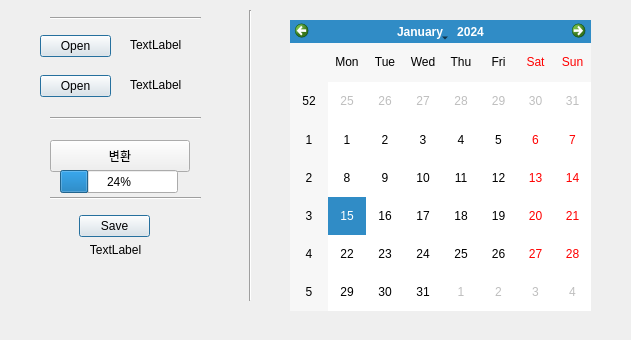
<?xml version="1.0" encoding="UTF-8"?>
<ui version="4.0">
 <class>Form</class>
 <widget class="QWidget" name="Form">
  <property name="geometry">
   <rect>
    <x>0</x>
    <y>0</y>
    <width>631</width>
    <height>340</height>
   </rect>
  </property>
  <property name="windowTitle">
   <string>Form</string>
  </property>
  <widget class="QDialogButtonBox" name="ImWeb_file_btn">
   <property name="geometry">
    <rect>
     <x>40</x>
     <y>30</y>
     <width>71</width>
     <height>32</height>
    </rect>
   </property>
   <property name="standardButtons">
    <set>QDialogButtonBox::Open</set>
   </property>
  </widget>
  <widget class="QLabel" name="ImWeb_file">
   <property name="geometry">
    <rect>
     <x>130</x>
     <y>35</y>
     <width>211</width>
     <height>20</height>
    </rect>
   </property>
   <property name="text">
    <string>TextLabel</string>
   </property>
  </widget>
  <widget class="QLabel" name="Naver_file">
   <property name="geometry">
    <rect>
     <x>130</x>
     <y>75</y>
     <width>211</width>
     <height>20</height>
    </rect>
   </property>
   <property name="text">
    <string>TextLabel</string>
   </property>
  </widget>
  <widget class="QDialogButtonBox" name="Naver_file_btn">
   <property name="geometry">
    <rect>
     <x>40</x>
     <y>70</y>
     <width>71</width>
     <height>32</height>
    </rect>
   </property>
   <property name="standardButtons">
    <set>QDialogButtonBox::Open</set>
   </property>
  </widget>
  <widget class="QPushButton" name="Format_func_btn">
   <property name="geometry">
    <rect>
     <x>50</x>
     <y>140</y>
     <width>140</width>
     <height>32</height>
    </rect>
   </property>
   <property name="text">
    <string>변환</string>
   </property>
  </widget>
  <widget class="QDialogButtonBox" name="Save_to_btn">
   <property name="geometry">
    <rect>
     <x>79</x>
     <y>210</y>
     <width>71</width>
     <height>32</height>
    </rect>
   </property>
   <property name="standardButtons">
    <set>QDialogButtonBox::Save</set>
   </property>
  </widget>
  <widget class="Line" name="line">
   <property name="geometry">
    <rect>
     <x>50</x>
     <y>10</y>
     <width>151</width>
     <height>16</height>
    </rect>
   </property>
   <property name="orientation">
    <enum>Qt::Horizontal</enum>
   </property>
  </widget>
  <widget class="Line" name="line_2">
   <property name="geometry">
    <rect>
     <x>50</x>
     <y>110</y>
     <width>151</width>
     <height>16</height>
    </rect>
   </property>
   <property name="orientation">
    <enum>Qt::Horizontal</enum>
   </property>
  </widget>
  <widget class="Line" name="line_3">
   <property name="geometry">
    <rect>
     <x>50</x>
     <y>190</y>
     <width>151</width>
     <height>16</height>
    </rect>
   </property>
   <property name="orientation">
    <enum>Qt::Horizontal</enum>
   </property>
  </widget>
  <widget class="Line" name="line_4">
   <property name="geometry">
    <rect>
     <x>240</x>
     <y>10</y>
     <width>20</width>
     <height>291</height>
    </rect>
   </property>
   <property name="orientation">
    <enum>Qt::Vertical</enum>
   </property>
  </widget>
  <widget class="QCalendarWidget" name="calendarWidget">
   <property name="geometry">
    <rect>
     <x>290</x>
     <y>20</y>
     <width>301</width>
     <height>291</height>
    </rect>
   </property>
  </widget>
  <widget class="QLabel" name="Save_path">
   <property name="geometry">
    <rect>
     <x>19</x>
     <y>249</y>
     <width>161</width>
     <height>31</height>
    </rect>
   </property>
   <property name="text">
    <string/>
   </property>
  </widget>
  <widget class="QLabel" name="Save_label">
   <property name="geometry">
    <rect>
     <x>10</x>
     <y>240</y>
     <width>211</width>
     <height>20</height>
    </rect>
   </property>
   <property name="layoutDirection">
    <enum>Qt::LeftToRight</enum>
   </property>
   <property name="text">
    <string>TextLabel</string>
   </property>
   <property name="alignment">
    <set>Qt::AlignCenter</set>
   </property>
  </widget>
  <widget class="QProgressBar" name="progressBar">
   <property name="geometry">
    <rect>
     <x>60</x>
     <y>170</y>
     <width>118</width>
     <height>23</height>
    </rect>
   </property>
   <property name="value">
    <number>24</number>
   </property>
  </widget>
 </widget>
 <resources/>
 <connections/>
</ui>
